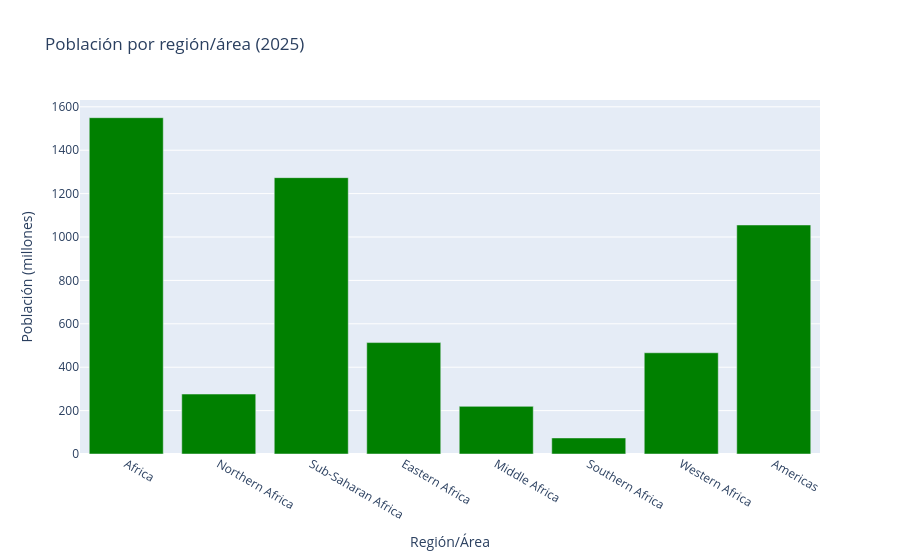

This figure's notebook cell:
### Code cell
# Gráfico de barras para la población por región/área (2025)

df_top8_2025 = df_poblacion_2025.head(8)

fig3 = go.Figure()
fig3.add_trace(go.Bar(x=df_top8_2025["Area"], y=df_top8_2025["Value"], name="Población", marker=dict(color="green")))
fig3.update_layout(title="Población por región/área (2025)", xaxis_title="Región/Área", yaxis_title="Población (millones)")
fig3.show()

### Figure 1 — Plotly figure (JSON) as saved in the notebook; plotly's stock layout.template omitted (floating-point values rounded to 4 significant figures)
{"data": [{"marker": {"color": "green"}, "name": "Población", "type": "bar", "x": ["Africa", "Northern Africa", "Sub-Saharan Africa", "Eastern Africa", "Middle Africa", "Southern Africa", "Western Africa", "Americas"], "y": [1550.0, 276.3, 1274.0, 513.5, 219.5, 74.02, 466.5, 1055.0]}], "layout": {"title": {"text": "Población por región/área (2025)"}, "xaxis": {"title": {"text": "Región/Área"}}, "yaxis": {"title": {"text": "Población (millones)"}}}}
